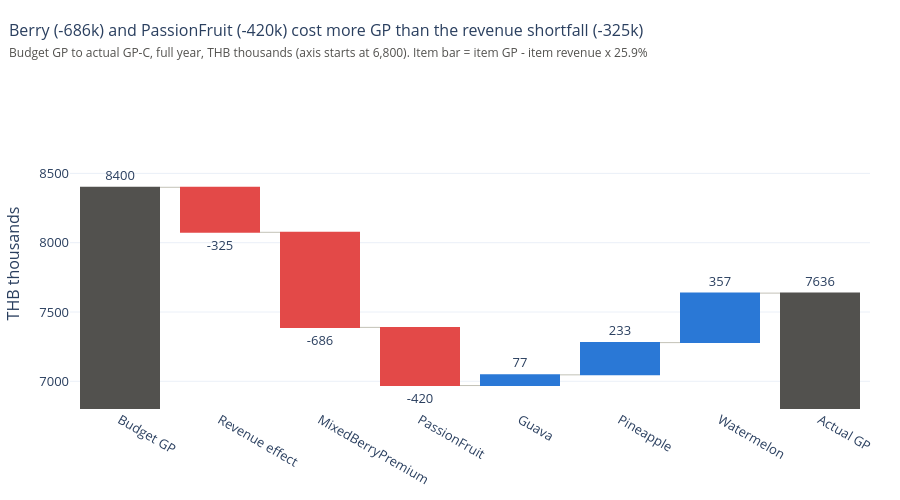

Source (notebook cell):
### Code cell
bridge = gp_bridge(v, ig)
bridge.to_csv(OUT / "gp_bridge.csv", index=False)
assert np.isclose(bridge.loc[bridge["kind"] == "step", "thb"].sum() + bridge["thb"].iloc[0], bridge["thb"].iloc[-1])
print(thb_k(bridge, ["thb"], 1).to_string(index=False))

measure = np.where(bridge["kind"] == "total", "total", "relative")
measure[0] = "absolute"
fig = go.Figure(go.Waterfall(
    x=bridge["step"].str.replace(" margin gap", ""), y=bridge["thb"] / 1000, measure=measure,
    text=(bridge["thb"] / 1000).round(0).astype(int), textposition="outside",
    increasing=dict(marker_color=UP), decreasing=dict(marker_color=DOWN), totals=dict(marker_color=TOTAL),
    connector=dict(line=dict(color="#c3c2b7", width=1)),
    hovertemplate="%{x}<br>%{y:,.0f}k THB<extra></extra>"))
gaps = bridge.set_index("step")["thb"]
fig.update_layout(
    title=subtitle(f"Berry ({gaps['MixedBerryPremium margin gap'] / 1000:,.0f}k) and PassionFruit "
                   f"({gaps['PassionFruit margin gap'] / 1000:,.0f}k) cost more GP than the revenue shortfall "
                   f"({gaps['Revenue effect'] / 1000:,.0f}k)",
                   "Budget GP to actual GP-C, full year, THB thousands (axis starts at 6,800). Item bar = item GP - item revenue x 25.9%"),
    yaxis=dict(title="THB thousands", range=[6800, 8900]), showlegend=False, height=500)
fig.show()

### Figure 1 — Plotly figure (JSON) as saved in the notebook; plotly's stock layout.template omitted (floating-point values rounded to 4 significant figures)
{"data": [{"connector": {"line": {"color": "#c3c2b7", "width": 1}}, "decreasing": {"marker": {"color": "#e34948"}}, "hovertemplate": "%{x}<br>%{y:,.0f}k THB<extra></extra>", "increasing": {"marker": {"color": "#2a78d6"}}, "measure": ["absolute", "relative", "relative", "relative", "relative", "relative", "relative", "total"], "text": [8400.0, -325.0, -686.0, -420.0, 77.0, 233.0, 357.0, 7636.0], "textposition": "outside", "totals": {"marker": {"color": "#52514e"}}, "type": "waterfall", "x": ["Budget GP", "Revenue effect", "MixedBerryPremium", "PassionFruit", "Guava", "Pineapple", "Watermelon", "Actual GP"], "y": [8400.0, -324.9, -686.2, -419.6, 77.15, 232.6, 357.2, 7636.0]}], "layout": {"height": 500, "showlegend": false, "title": {"font": {"size": 16}, "pad": {"t": 36}, "text": "Berry (-686k) and PassionFruit (-420k) cost more GP than the revenue shortfall (-325k)<br><span style='font-size:12px;color:#52514e'>Budget GP to actual GP-C, full year, THB thousands (axis starts at 6,800). Item bar = item GP - item revenue x 25.9%</span>", "x": 0.01, "xanchor": "left", "y": 1, "yanchor": "top", "yref": "container"}, "yaxis": {"range": [6800, 8900], "title": {"text": "THB thousands"}}}}
